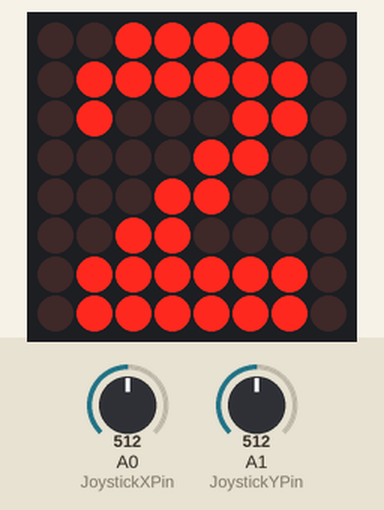
Simulated run of this sketch. Board: Arduino Uno, built with avr-gcc and run on an emulated ATmega328P. On the bench: 8×8 LED matrix. Inputs (shaded band) come from the test bench; at power-on: A1 (JoystickYPin) = 512, A0 (JoystickXPin) = 512. Random numbers use the default seed unless the sketch sets one.

Above: at 1.1 s.
At 4.2 s:
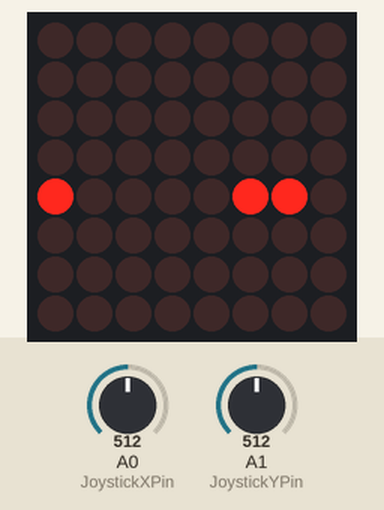
4.3 s: A1 (JoystickYPin) set to 480
7.3 s: A1 (JoystickYPin) set to 443
At 8.0 s:
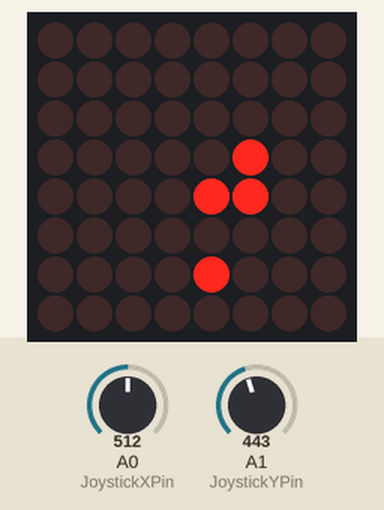
10.3 s: A0 (JoystickXPin) set to 473
13.3 s: A0 (JoystickXPin) set to 447
At 14.1 s:
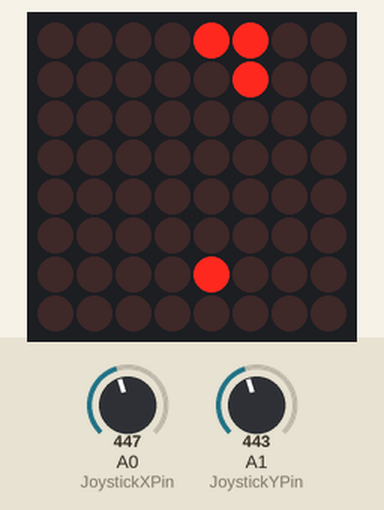
16.3 s: A0 (JoystickXPin) set to 472
At 17.2 s:
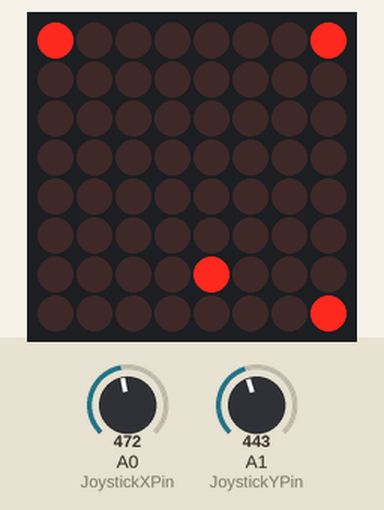
19.3 s: A0 (JoystickXPin) set to 452
At 19.7 s:
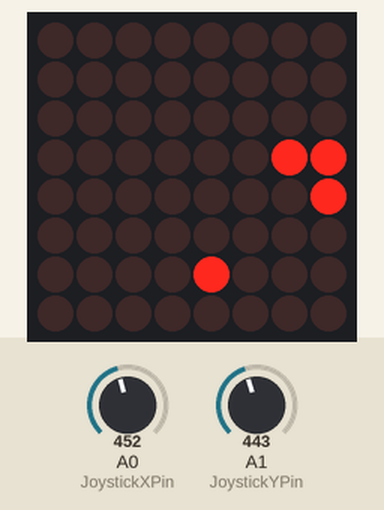
Timing chart, 0 to 22.3 s (numbered marks = the images above; inputs shaded):
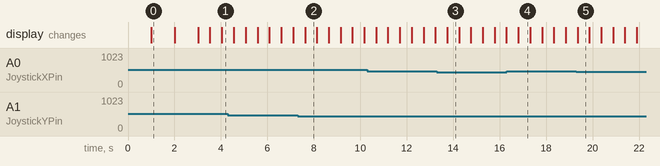

Measured:
- the behaviour switches between 462 and 461 on A1 (JoystickYPin) (found by bisection; images 1 and 2)
- the behaviour switches between 462 and 461 on A0 (JoystickXPin) (found by bisection; images 2 and 3)
- what the display in image 0 shows lasts 1.0 s, from 1.0 s to 2.0 s
- what the display in image 2 shows lasts 0.5 s, from 7.6 s to 8.1 s

The sketch:

Snake.ino
```cpp
#include <LedControl.h>
#include "Utils.h"

// joystick pins
const int JoystickSWPin = 2;  // digital pin connected to switch output
const int JoystickXPin = 0;   // analog pin connected to X output
const int JoystickYPin = 1;   // analog pin connected to Y output

// let board pins, pin 12: DataIn, pin 11: LOAD(CS), pin 10: CLK
LedControl lc = LedControl(12, 10, 11, 1);

// board setup
Direction direction = UP;
Position headPosition = { 0, 0 };
int length = 1;
bool micePresent = false;
int board[8][8] = { 0 };

void setup() {
  // The led board is in power-saving mode on startup, we have to do a wakeup call
  lc.shutdown(0, false);
  // Set the brightness values
  lc.setIntensity(0, 5);  // 0 to 15

  // configure johstick
  pinMode(JoystickSWPin, INPUT);
  digitalWrite(JoystickSWPin, HIGH);
  Serial.begin(9600);

  // start a new game
  startNewGame();
}

void loop() {
  setDirection();
  gameLoop();
}

// Starts a new game with countdown
void startNewGame() {
  showCountdown(lc);

  // game defaults
  direction = RIGHT;
  headPosition.X = 4;
  headPosition.Y = 3;
  length = 2;

  for (int r = 0; r < 8; r++) {
    for (int c = 0; c < 8; c++) {
      board[r][c] = 0;

      if (r == headPosition.X && c == headPosition.Y) {
        // place snake's head
        board[r][c] = 1;
      }
    }
  }

  placeMice();
}

void died() {
  startNewGame();
}

void won() {
  startNewGame();
}

void gameLoop() {
  bool skipDelay = false;
  if (!micePresent) {
    placeMice();
  }

  // change head's position
  auto [x, y] = getNewPosition(headPosition.X, headPosition.Y, direction);

  // touched the tail
  if (board[x][y] > 1) {
    died();
    return;
  }

  // found a mice
  if (board[x][y] == -1) {
    length++;
    micePresent = false;
    skipDelay = true;
  }

  board[x][y] = 1;
  headPosition.X = x;
  headPosition.Y = y;

  for (int r = 0; r < 8; r++) {
    for (int c = 0; c < 8; c++) {
      int value = board[r][c];
      int isHead = r == headPosition.X && c == headPosition.Y;

      if (!isHead && board[r][c] > 0) {  // draw tail
        board[r][c] = value >= length ? 0 : value + 1;
      }

      lc.setLed(0, r, c, board[r][c] != 0);
    }
  }

  if (!skipDelay) {
    delay(500);
  }
}

void placeMice() {
  int placeAt = random(1, 64 - length);
  int current = 1;
  int lastX = 0;
  int lastY = 0;

  for (int r = 0; r < 8; r++) {
    for (int c = 0; c < 8; c++) {
      if (board[r][c] == 0) {
        if (current == placeAt) {
          board[r][c] = -1;
          micePresent = true;
          return;
        }

        current++;
        lastX = r;
        lastY = c;
      }
    }
  }

  if (board[lastX][lastY] != 0) {
    won();
    return;
  }

  // put in the last available space
  board[lastX][lastY] = -1;
  micePresent = true;
}

void setDirection() {
  int x = analogRead(JoystickXPin);
  int y = analogRead(JoystickYPin);

  if (x > 562 && direction != LEFT) {
    direction = RIGHT;
  } else if (x < 462 && direction != RIGHT) {
    direction = LEFT;
  } else if (y > 562 && direction != UP) {
    direction = DOWN;
  } else if (y < 462 && direction != DOWN) {
    direction = UP;
  }
}
```

Utils.h
```cpp
struct Position {
  int X;
  int Y;
};

enum Direction {
  UP,
  DOWN,
  LEFT,
  RIGHT
};

Position getNewPosition(int x, int y, Direction direction) {
  switch (direction) {
    case RIGHT: y++; break;
    case LEFT: y--; break;
    case UP: x--; break;
    case DOWN: x++; break;
  }

  if (x < 0) {
    x = 7;
  } else if (x > 7) {
    x = 0;
  }

  if (y < 0) {
    y = 7;
  } else if (y > 7) {
    y = 0;
  }

  return Position{ x, y };
}

void showCountdown(LedControl lc) {
  byte three[] = { B01111100, B01111110, B00000110, B00111110, B00111110, B00000110, B01111110, B01111100 };
  byte two[] = { B00111100, B01111110, B01000110, B00001100, B00011000, B00110000, B01111110, B01111110 };
  byte one[] = { B00011000, B00111000, B01111000, B00011000, B00011000, B00011000, B01111110, B01111110 };

  lc.clearDisplay(0);
  for (int r = 0; r < 8; r++) {
    lc.setRow(0, r, three[r]);
  }
  delay(1000);
  lc.clearDisplay(0);
  for (int r = 0; r < 8; r++) {
    lc.setRow(0, r, two[r]);
  }
  delay(1000);
  lc.clearDisplay(0);
  for (int r = 0; r < 8; r++) {
    lc.setRow(0, r, one[r]);
  }
  delay(1000);
  lc.clearDisplay(0);
}
```
